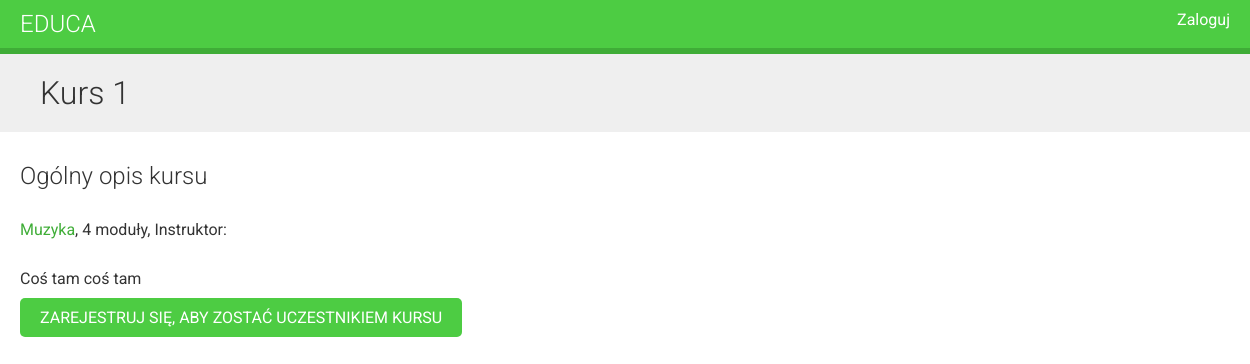
Screenshot of /course/kurs1/ with the database file from the repository.
### courses/models.py (models this page shows, shortened)
class Course(models.Model):
    owner = models.ForeignKey(User,
                              related_name='courses_created')
    subject = models.ForeignKey(Subject, related_name='courses')
    title = models.CharField(max_length=200)
    slug = models.SlugField(max_length=200, unique=True)
    overview = models.TextField()
    created = models.DateTimeField(auto_now_add=True)
    students = models.ManyToManyField(User, related_name='courses_joined', blank=True)
    class Meta:
        ordering = ('-created',)

class Subject(models.Model):
    title = models.CharField(max_length=200)
    slug = models.SlugField(max_length=200, unique=True)
    class Meta:
        ordering = ('title',)

### courses/views.py (the view)
# urls.py: url(r'^(?P<slug>[\w-]+)/$', views.CourseDetailView.as_view(), name='course_detail'),
class CourseDetailView(DetailView):
    model = Course
    template_name = 'courses/course/detail.html'
    def get_context_data(self, **kwargs):
        context = super(CourseDetailView, self).get_context_data(**kwargs)
        context['enroll_form'] = CourseEnrollForm(initial={'course': self.object})
        return context

### courses/templates/courses/course/detail.html (shortened to what this page needs)
{% extends "base.html" %}
{% block content %}
    {% with subject=course.subject %}
        <h1>
           {{ object.title }}
        </h1>
        <div class="module">
            <h2>Ogólny opis kursu</h2>
            <p>
                <a href="{% url "course_list_subject" subject.slug %}">{{ subject.title }}</a>,
                {{ course.modules.count }} moduł{{ course.modules.count|pluralize:"y" }},
                Instruktor: {{ course.owner.get_full_name }}
            </p>
            {{ object.overview|linebreaks }}
            {% if request.user.is_authenticated %}
                <form action="{% url "student_enroll_course" %}" method="post">
                    {{ enroll_form }}
                    {% csrf_token %}
                    <input type="submit" class="button" value="Zapisz się">
                </form>
            {% else %}
                <a href="{% url "student_registration" %}" class="button">
                    Zarejestruj się, aby zostać uczestnikiem kursu
                </a>
            {% endif %}
        </div>
    {% endwith %}
{% endblock %}

### courses/static/css/base.css (style rules this page uses)
body { margin:0; font-family:'Roboto', sans-serif; font-weight:400; color:#333; }
a { color:#3fad37; text-decoration:none; }
h1, h2, h3, h4, h5, h6 { font-family:'Roboto', sans-serif; font-weight:300; }
h1 { background:#efefef; width:100%; overflow:auto; padding:20px 0 20px 40px; margin:0; }
.module { overflow:auto; }
.module p { margin:10px 0 20px; width:100%; float:left; }
.module { padding:10px 20px; float:left; }
input[type=submit], a.button { border-radius:5px; background:#4dcc43; color:#fff; font-size:16px; text-transform:uppercase; border:none; padding:10px 20px; margin:20px 0; }

### rows the page displays
Course: title "Kurs 1", modules.count "4", overview "Coś tam coś tam"
Subject: title "Muzyka"
